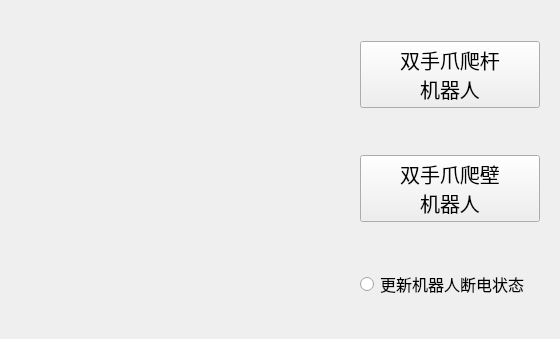
<?xml version="1.0" encoding="UTF-8"?>
<ui version="4.0">
 <class>Form_robot_choice</class>
 <widget class="QWidget" name="Form_robot_choice">
  <property name="geometry">
   <rect>
    <x>0</x>
    <y>0</y>
    <width>560</width>
    <height>339</height>
   </rect>
  </property>
  <property name="windowTitle">
   <string>机器人选择</string>
  </property>
  <widget class="QWidget" name="widget" native="true">
   <property name="geometry">
    <rect>
     <x>360</x>
     <y>0</y>
     <width>180</width>
     <height>340</height>
    </rect>
   </property>
   <layout class="QGridLayout" name="gridLayout">
    <item row="3" column="0">
     <widget class="QPushButton" name="pushButton_2">
      <property name="font">
       <font>
        <pointsize>15</pointsize>
       </font>
      </property>
      <property name="text">
       <string>双手爪爬壁
机器人</string>
      </property>
     </widget>
    </item>
    <item row="1" column="0">
     <widget class="QPushButton" name="pushButton">
      <property name="font">
       <font>
        <pointsize>15</pointsize>
       </font>
      </property>
      <property name="text">
       <string>双手爪爬杆
机器人</string>
      </property>
     </widget>
    </item>
    <item row="4" column="0">
     <widget class="QRadioButton" name="radioButton">
      <property name="font">
       <font>
        <pointsize>12</pointsize>
       </font>
      </property>
      <property name="toolTip">
       <string>&lt;html&gt;&lt;head/&gt;&lt;body&gt;&lt;p&gt;机器人断电后，保存机器人当前状态，零点，关节方向,便于下次使用更新机器人状态。&lt;/p&gt;&lt;/body&gt;&lt;/html&gt;</string>
      </property>
      <property name="whatsThis">
       <string>&lt;html&gt;&lt;head/&gt;&lt;body&gt;&lt;p&gt;机器人断电后，保存机器人当前状态，零点，关节方向,便于下次使用更新机器人状态。&lt;/p&gt;&lt;/body&gt;&lt;/html&gt;</string>
      </property>
      <property name="text">
       <string>更新机器人断电状态</string>
      </property>
     </widget>
    </item>
   </layout>
  </widget>
  <widget class="QWidget" name="widget" native="true">
   <property name="geometry">
    <rect>
     <x>0</x>
     <y>0</y>
     <width>411</width>
     <height>341</height>
    </rect>
   </property>
   <widget class="QLabel" name="label">
    <property name="geometry">
     <rect>
      <x>30</x>
      <y>18</y>
      <width>300</width>
      <height>300</height>
     </rect>
    </property>
    <property name="text">
     <string/>
    </property>
    <property name="alignment">
     <set>Qt::AlignCenter</set>
    </property>
   </widget>
  </widget>
 </widget>
 <resources/>
 <connections>
  <connection>
   <sender>pushButton</sender>
   <signal>clicked()</signal>
   <receiver>Form_robot_choice</receiver>
   <slot>climbot5d()</slot>
   <hints>
    <hint type="sourcelabel">
     <x>506</x>
     <y>101</y>
    </hint>
    <hint type="destinationlabel">
     <x>810</x>
     <y>154</y>
    </hint>
   </hints>
  </connection>
  <connection>
   <sender>pushButton_2</sender>
   <signal>clicked()</signal>
   <receiver>Form_robot_choice</receiver>
   <slot>biped5d()</slot>
   <hints>
    <hint type="sourcelabel">
     <x>530</x>
     <y>222</y>
    </hint>
    <hint type="destinationlabel">
     <x>726</x>
     <y>253</y>
    </hint>
   </hints>
  </connection>
  <connection>
   <sender>radioButton</sender>
   <signal>clicked()</signal>
   <receiver>Form_robot_choice</receiver>
   <slot>update_robot_state()</slot>
   <hints>
    <hint type="sourcelabel">
     <x>449</x>
     <y>282</y>
    </hint>
    <hint type="destinationlabel">
     <x>546</x>
     <y>293</y>
    </hint>
   </hints>
  </connection>
 </connections>
 <slots>
  <slot>climbot5d()</slot>
  <slot>biped5d()</slot>
  <slot>update_robot_state()</slot>
 </slots>
</ui>
